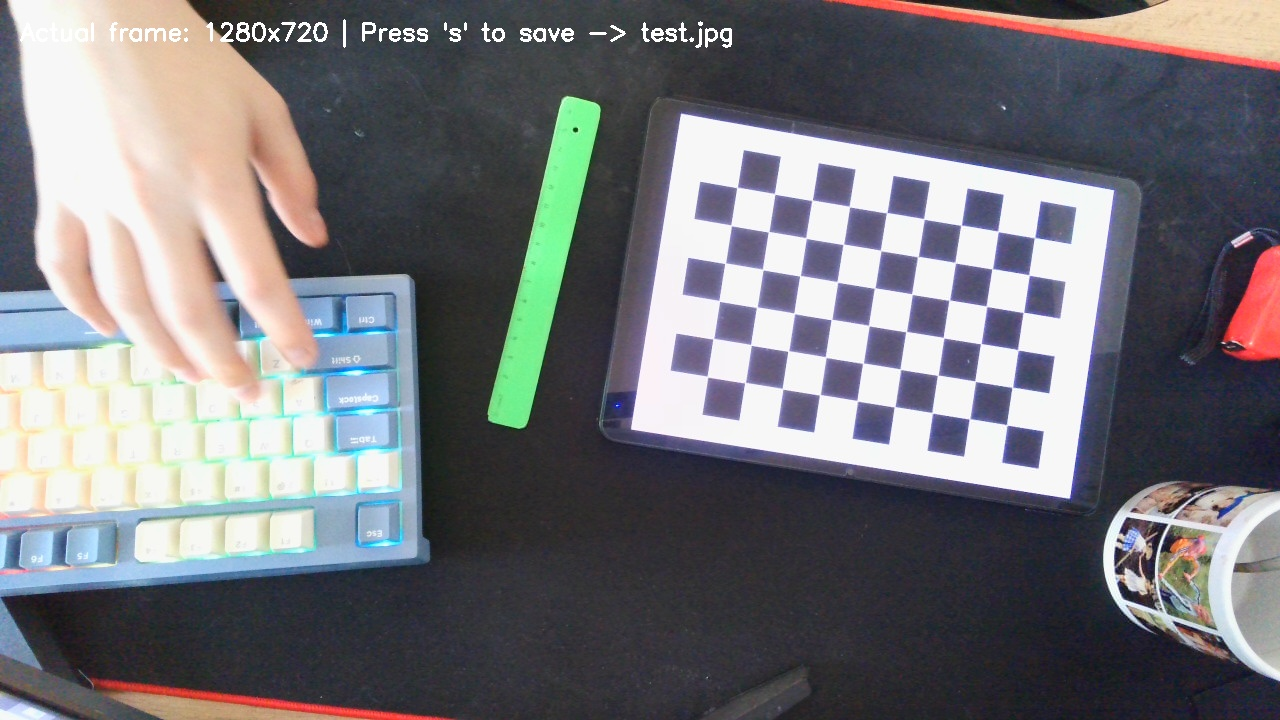
#> input picture source/chess_resolve/test.jpg, 1280 x 720 px
$ python measure_on_board.py
#> lines starting #> are read from the running program, lines starting #| are printed output that depends on the picture
import cv2
import numpy as np
from pathlib import Path

IMAGE_PATH = "test.jpg"
BASE_DIR = Path(__file__).resolve().parent
CALIB_DIR = BASE_DIR.parent / "calibrate_step" / "output"
CAM_MTX_PATH = CALIB_DIR / "camera_matrix.txt"
DIST_PATH = CALIB_DIR / "distortion_coefficients.txt"
CHESSBOARD_SIZE = (9, 6)
SQUARE_SIZE_CM = 2.0
USE_SB = True

clicked = []
def mouse_cb(event, x, y, flags, param):
    global clicked
    if event == cv2.EVENT_LBUTTONDOWN:
        clicked.append((x, y))
        print(f"Clicked: {(x, y)}")

def load_calib():
    K = np.loadtxt(CAM_MTX_PATH)
    dist = np.loadtxt(DIST_PATH).reshape(-1, 1)
    return K, dist

def make_object_points():
    objp = np.zeros((CHESSBOARD_SIZE[0] * CHESSBOARD_SIZE[1], 3), np.float32)
    objp[:, :2] = np.mgrid[0:CHESSBOARD_SIZE[0], 0:CHESSBOARD_SIZE[1]].T.reshape(-1, 2)
    objp *= SQUARE_SIZE_CM
    return objp

def undistort_points(pts, K, dist):
    # pts: (N,2)
    pts = np.array(pts, dtype=np.float32).reshape(-1, 1, 2)
    und = cv2.undistortPoints(pts, K, dist, P=K)
    return und.reshape(-1, 2)

def intersect_ray_with_plane(u, v, K, R, t):
    Kinv = np.linalg.inv(K)
    ray = Kinv @ np.array([u, v, 1.0], dtype=np.float64)
    Rt = R.T
    a = Rt @ ray
    b = Rt @ t.reshape(3)

    if abs(a[2]) < 1e-9:
        return None

    s = b[2] / a[2]
    Xb = s * a - b
    return Xb

def main():
    global clicked

    K, dist = load_calib()
    objp = make_object_points()
    img = cv2.imread(IMAGE_PATH)
#> img is the input picture: shape (720, 1280, 3); mean B, G, R 121, 116.6, 116.9
    if img is None:
        raise RuntimeError(f"Cannot read {IMAGE_PATH}")
    gray = cv2.cvtColor(img, cv2.COLOR_BGR2GRAY)
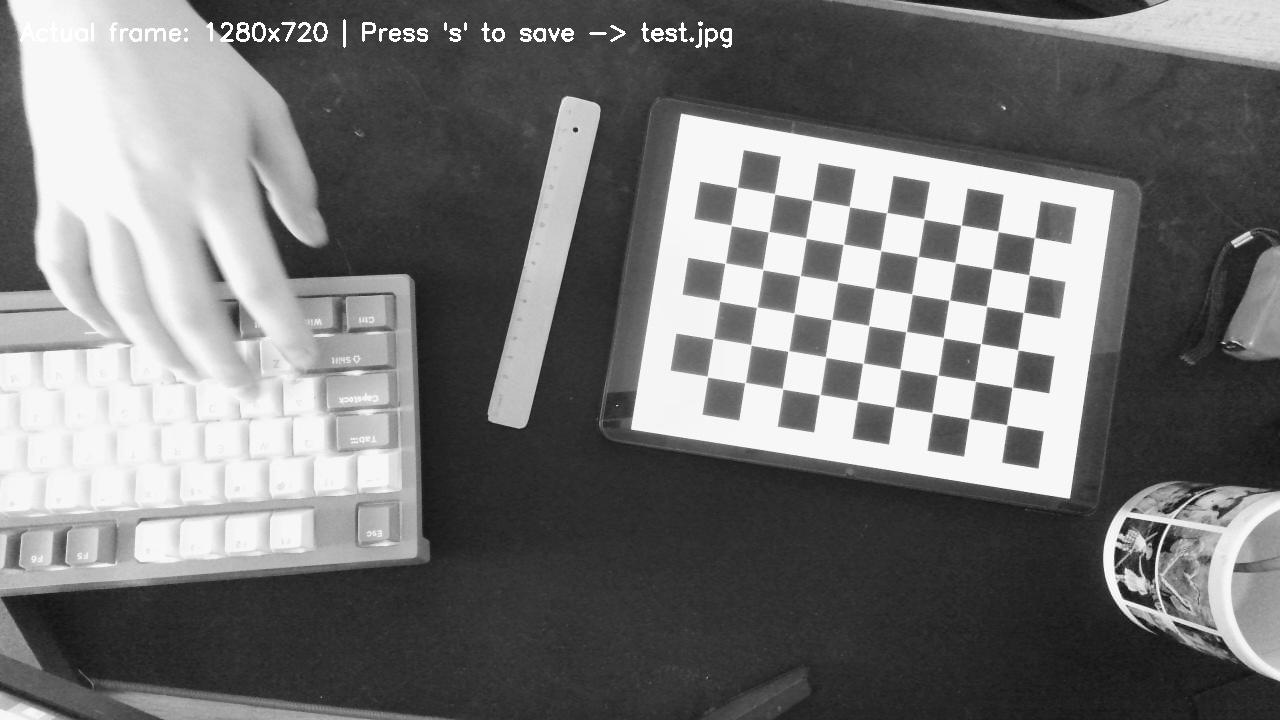
#> gray: shape (720, 1280); min 4, max 255, mean 117.2
    if USE_SB:
        found, corners = cv2.findChessboardCornersSB(gray, CHESSBOARD_SIZE, None)
#> found = True; corners = 54 rows, first 8: [737.1, 187.3], [774.7, 193.8], [812, 200.2], [849.5, 206.5], [886.7, 212.7], [924, 218.9], [961, 225.1], [998, 231.4]
    else:
        found, corners = cv2.findChessboardCorners(gray, CHESSBOARD_SIZE, None)
    if not found:
        print("Chessboard NOT found. Увеличьте контраст/размер, уберите блики, сделайте шахматку крупнее в кадре.")
        return

    term = (cv2.TERM_CRITERIA_EPS + cv2.TERM_CRITERIA_MAX_ITER, 50, 1e-4)
    corners = cv2.cornerSubPix(gray, corners, (11, 11), (-1, -1), term)
#> corners = 54 rows, first 8: [737.1, 187.4], [774.6, 193.8], [812.1, 200.3], [849.4, 206.5], [886.7, 212.7], [923.9, 218.9], [961, 225.2], [997.9, 231.4]

    ok, rvec, tvec = cv2.solvePnP(objp, corners, K, dist, flags=cv2.SOLVEPNP_ITERATIVE)
#> ok = True; rvec = [-0.00113, -0.421, 0.132]; tvec = [5.27, -21.04, 140.3]
    if not ok:
        print("solvePnP failed.")
        return

    R, _ = cv2.Rodrigues(rvec)
#> R = [[0.904, -0.128, -0.407], [0.128, 0.991, -0.0263], [0.407, -0.0285, 0.913]]
    vis = img.copy()
    cv2.drawChessboardCorners(vis, CHESSBOARD_SIZE, corners, found)
    cv2.putText(vis, "Click 2 points on ruler (start, end). Press 'r' reset, 'q' quit.",
                (20, 40), cv2.FONT_HERSHEY_SIMPLEX, 0.7, (255,255,255), 2)
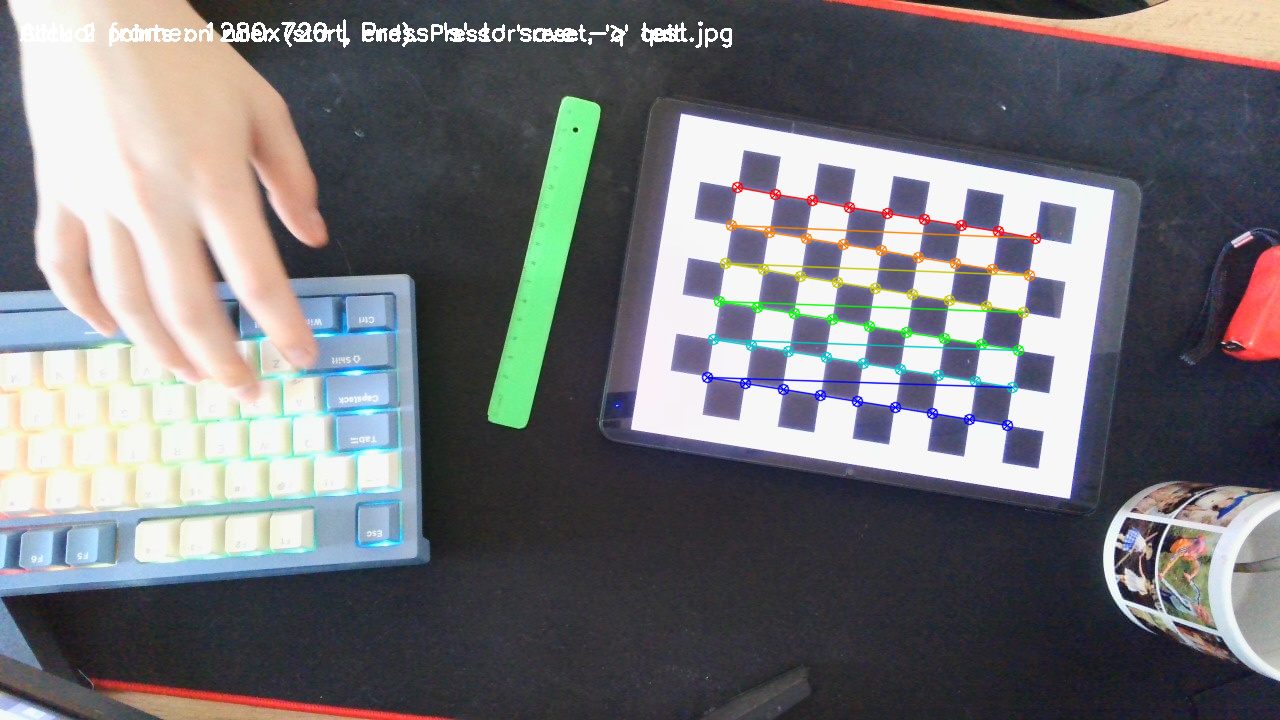
#> vis: shape (720, 1280, 3); mean B, G, R 120.3, 116.6, 116.6

    win = "Measure"
    cv2.namedWindow(win, cv2.WINDOW_NORMAL)
    cv2.setMouseCallback(win, mouse_cb)

    while True:
        frame = vis.copy()
        for i, (x, y) in enumerate(clicked):
            cv2.circle(frame, (x, y), 6, (0, 255, 0), -1)
            cv2.putText(frame, str(i+1), (x+8, y-8),
                        cv2.FONT_HERSHEY_SIMPLEX, 0.8, (0,255,0), 2)

        cv2.imshow(win, frame)
        k = cv2.waitKey(20) & 0xFF
#> (key q is pressed here)

        if k == ord('q') or k == 27:
            cv2.destroyAllWindows()
            return
        if k == ord('r'):
            clicked = []
            print("Reset.")
        if len(clicked) >= 2:
            break

    cv2.destroyAllWindows()
    pts_und = undistort_points(clicked, K, dist)
    P1 = intersect_ray_with_plane(pts_und[0,0], pts_und[0,1], K, R, tvec)
    P2 = intersect_ray_with_plane(pts_und[1,0], pts_und[1,1], K, R, tvec)

    if P1 is None or P2 is None:
        print("Ray-plane intersection failed.")
        return

    length_cm = float(np.linalg.norm(P2[:2] - P1[:2]))

    print("\n--- RESULT ---")
    print(f"P1 board (cm): {P1}")
    print(f"P2 board (cm): {P2}")
    print(f"Length (cm): {length_cm:.2f}")

if __name__ == "__main__":
    main()
